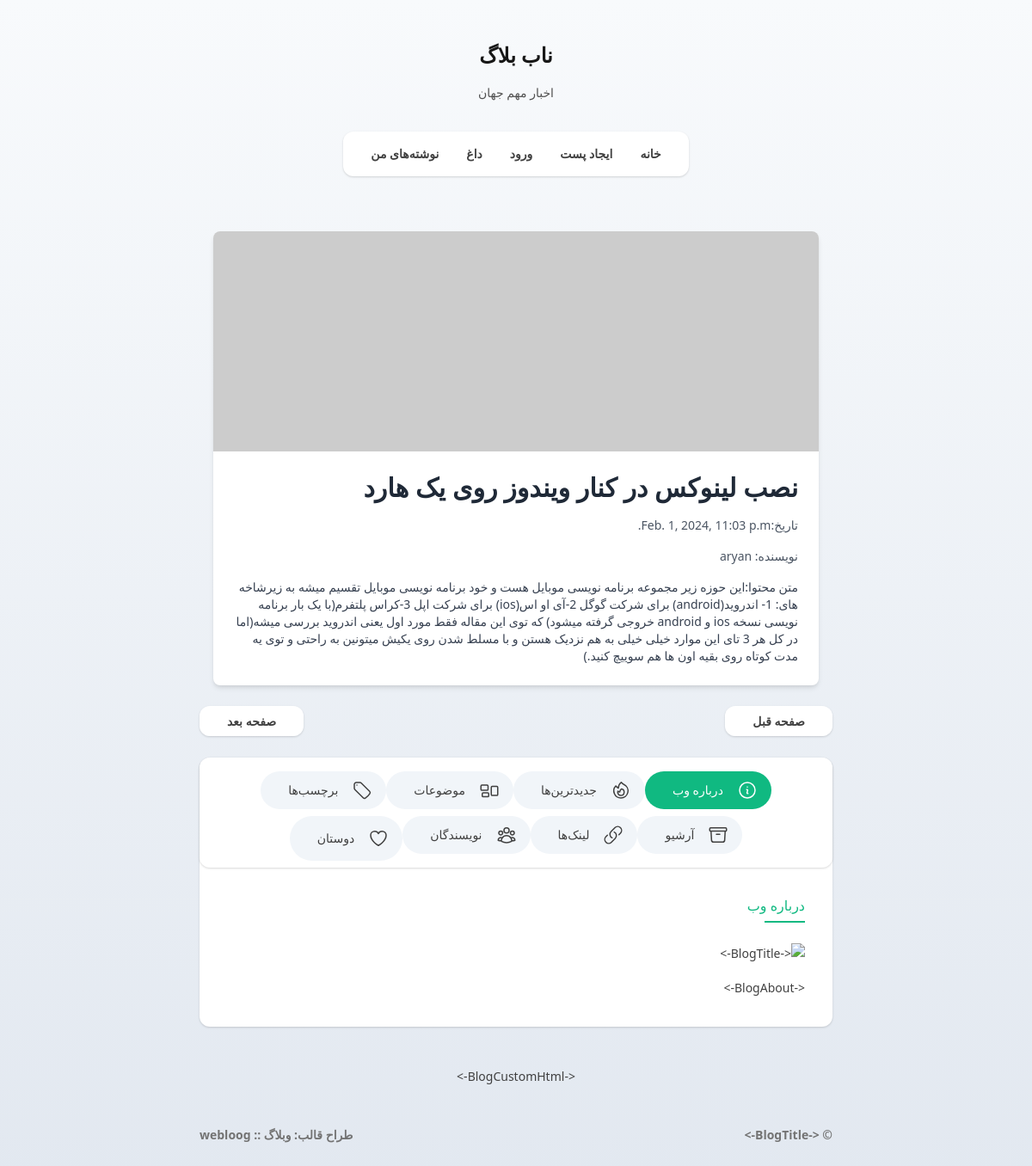
Screenshot of /post/3 with the database file from the repository.
### blog/models.py (models this page shows, shortened)
class Post(models.Model):
    title = models.CharField(max_length=50)
    body = models.TextField()
    creat_date = models.DateTimeField(auto_now_add=True)
    updat_date = models.DateTimeField(auto_now=True)
    creator = models.ForeignKey(User, on_delete=models.CASCADE)

### account/models.py (models this page shows)
class User(AbstractUser):
    phone = models.CharField(max_length=10,)
    birth = models.DateField(null=True, blank=True)

### blog/views.py (the view)
# urls.py: path('post/<int:pk>', PostView.as_view(), name='PostView'),
class PostView(DeleteView):
    queryset = Post.objects.all()
    context_object_name = 'post'
    template_name = 'blog/post_view.html'

### templates/blog/post_view.html
{% extends "base.html"%}
{% block content %}
<link href="https://cdn.jsdelivr.net/npm/tailwindcss@2.2.19/dist/tailwind.min.css" rel="stylesheet">
    <div class="max-w-4xl mx-auto px-4 py-8">
        <div class="bg-white shadow-md rounded-lg overflow-hidden">
            <div class="relative h-64 bg-cover bg-center" style="background-image: url('https://via.placeholder.com/800x400')">
            </div>
            <div class="p-6">
                <h2 class="text-3xl font-semibold text-gray-800">{{post.title}}</h2>
                <p class="mt-4 text-gray-600">تاریخ:{{post.updat_date}}</p>
                <p class="mt-4 text-gray-600">نویسنده: {{post.creator}}</p>
                <p class="mt-4 text-gray-700">متن محتوا:{{post.body}}</p>
            </div>
        </div>
    </div>
{% endblock %}

### templates/base.html (style rules this page uses)
*,:after,:before { box-sizing:border-box;border:0 solid #e5e7eb }
:after,:before { --tw-content:"" }
html { line-height:1.5;-webkit-text-size-adjust:100%;-moz-tab-size:4;-o-tab-size:4;tab-size:4;font-family:Samim,sans-serif;font-feature-settings:normal }
body { margin:0;line-height:inherit }
h1,h2,h3,h4,h5,h6 { font-size:inherit;font-weight:inherit }
blockquote,dd,dl,figure,h1,h2,h3,h4,h5,h6,hr,p,pre { margin:0 }
*,::backdrop,:after,:before { --tw-border-spacing-x:0;--tw-border-spacing-y:0;--tw-translate-x:0;--tw-translate-y:0;--tw-rotate:0;--tw-skew-x:0;--tw-skew-y:0;--tw-scale-x:1;--tw-scale-y:1;--tw-pan-x: ;--tw-pan-y: ;--tw-pinch-zoom: ;--tw-scroll-snap-strictness:proximity;--tw-ordinal: ;--tw-slashed-zero: ;--tw-numeric-figure: ;--tw-numeric-spacing: ;--tw-numeric-fraction: ;--tw-ring-inset: ;--tw-ring-offset-width:0px;--tw-ring-offset-color:#fff;--tw-ring-color:#3b82f680;--tw-ring-offset-shadow:0 0 #0000;--tw-ring-shadow:0 0 #0000;--tw-shadow:0 0 #0000;--tw-shadow-colored:0 0 #0000;--tw-blur: ;--tw-brightness: ;--tw-contrast: ;--tw-grayscale: ;--tw-hue-rotate: ;--tw-invert: ;--tw-saturate: ;--tw-sepia: ;--tw-drop-shadow: ;--tw-backdrop-blur: ;--tw-backdrop-brightness: ;--tw-backdrop-contrast: ;--tw-backdrop-grayscale: ;--tw-backdrop-hue-rotate: ;--tw-backdrop-invert: ;--tw-backdrop-opacity: ;--tw-backdrop-saturate: ;--tw-backdrop-sepia: }
.relative { position:relative }
.mx-auto { margin-left:auto;margin-right:auto }
.scroll-smooth { scroll-behavior:smooth }
.bg-slate-50 { --tw-bg-opacity:1;background-color:rgb(248 250 252/var(--tw-bg-opacity)) }
.bg-white { --tw-bg-opacity:1;background-color:rgb(255 255 255/var(--tw-bg-opacity)) }
.bg-gradient-to-b { background-image:linear-gradient(to bottom,var(--tw-gradient-stops)) }
.from-slate-50 { --tw-gradient-from:#f8fafc;--tw-gradient-to:#f8fafc00;--tw-gradient-stops:var(--tw-gradient-from),var(--tw-gradient-to) }
.to-slate-200 { --tw-gradient-to:#e2e8f0 }
.text-sm { font-size:.875rem;line-height:1.25rem }
.font-semibold { font-weight:600 }
.text-neutral-700 { --tw-text-opacity:1;color:rgb(64 64 64/var(--tw-text-opacity)) }

### rows the page displays
Post: title "نصب لینوکس در کنار ویندوز روی یک هارد", updat_date "Feb. 1, 2024, 11:03 p.m.", creator "aryan", body "این حوزه زیر مجموعه برنامه نویسی موبایل هست و خود برنامه نویسی موبایل تقسیم میشه به زیرشاخه های: 1- اندروید(android) برای شرکت گوگل 2-آی او اس(ios) برای شرکت اپل 3-کراس پلتفرم(با یک بار برنامه نویسی نسخه ios و android خروجی گرفته میشود) که توی این مقاله فقط مورد اول یعنی اندروید بررسی میشه(اما در کل هر 3 تای این موارد خیلی خیلی به هم نزدیک هستن و با مسلط شدن روی یکیش میتونین به راحتی و توی یه مدت کوتاه روی بقیه اون ها هم سوییچ کنید.)"
